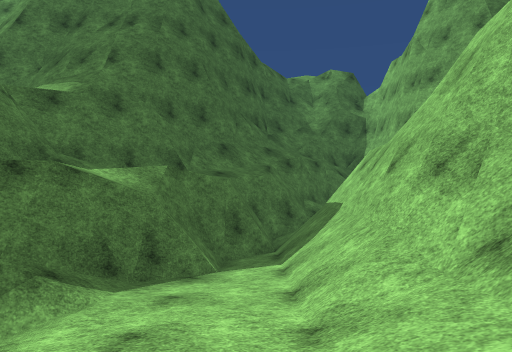
view 1 (above)

15 first-person views from a walk through a 3-D level made in the Unity game engine. The camera is 1.5 m above the floor, tilts 2° down and sees 70° across. The floor is counted in squares, 2 m on a side. Each view is taken from the middle of a square. On the plan, view 1 faces up. The plan holds only what a view shows up to about 11 squares ahead; the rest is blank. The place goes on beyond the plan. The player character is not drawn. Surface patterns are stand-ins for the level's own textures.

view 2
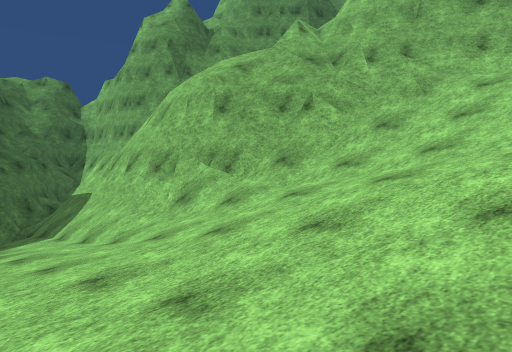

view 3
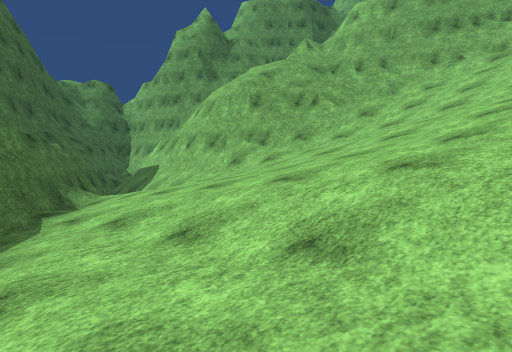

view 4
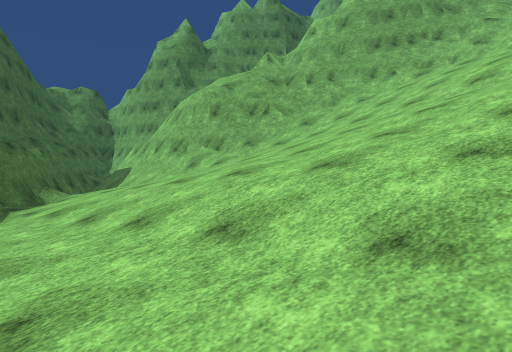

view 5
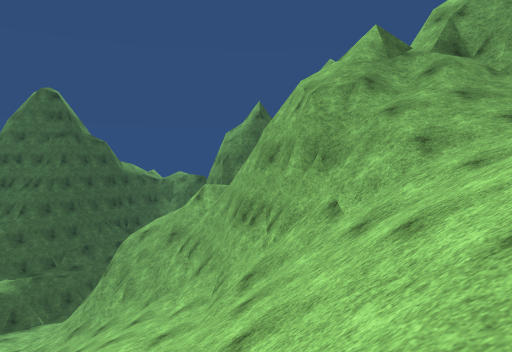

view 6
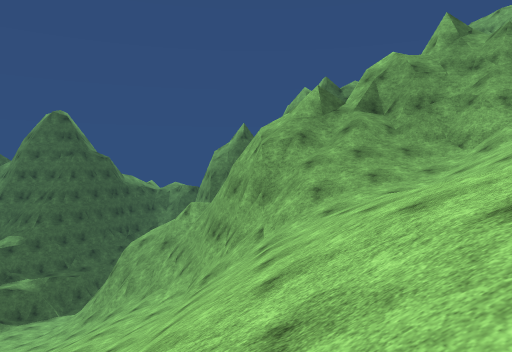

view 7
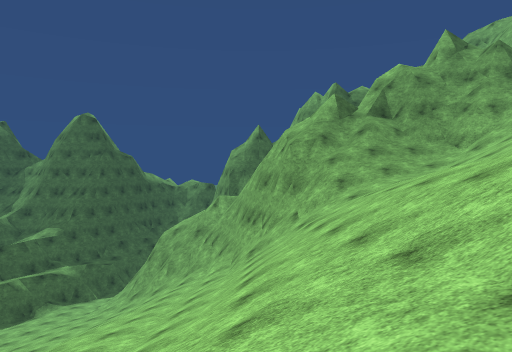

view 8
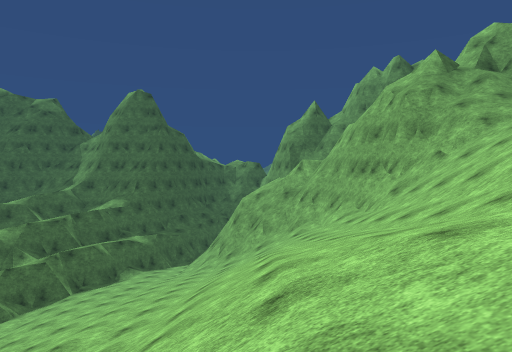

view 9
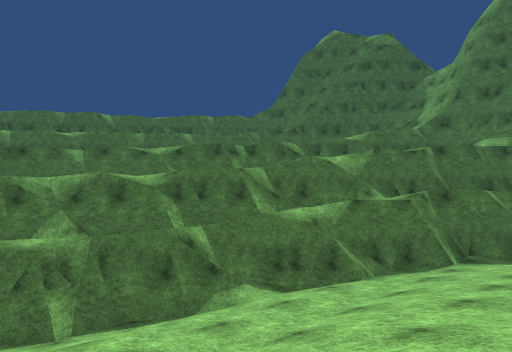

view 10
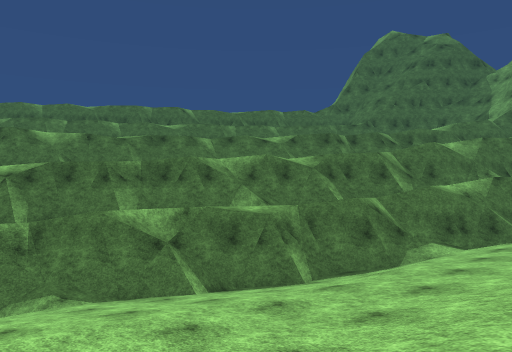

view 11
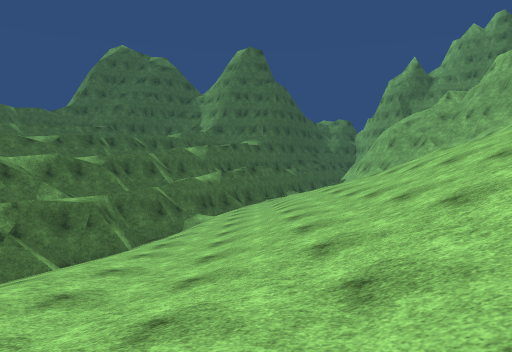

view 12
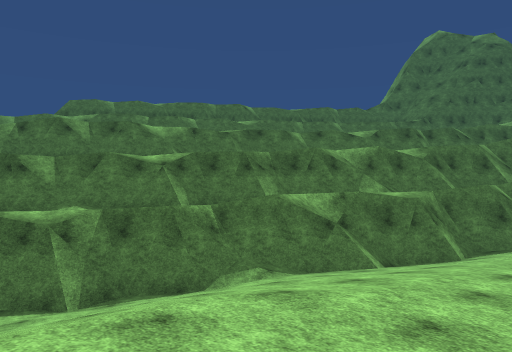

view 13
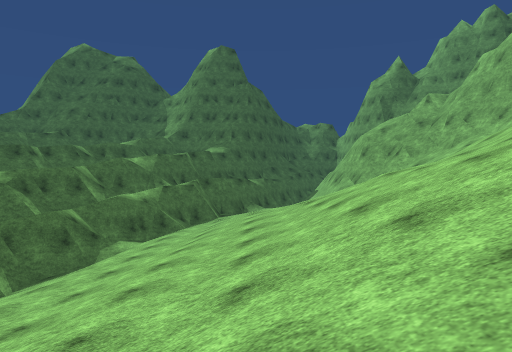

view 14
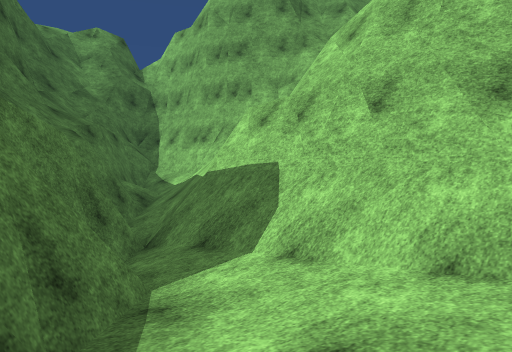

view 15
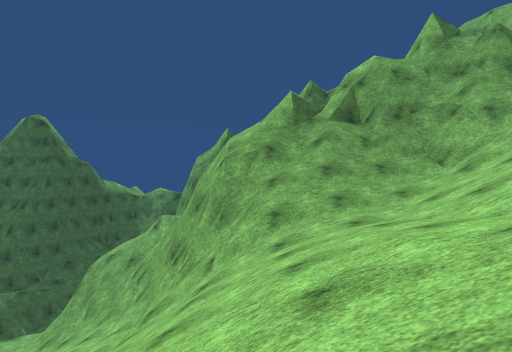

### Floor plan
Key: @ floor where view 1 was taken; # wall or solid block; x gap in a wall; . main floor; : floor 0.75 m higher than the main floor; - floor 0.75 m lower than the main floor; + floor 1.5 m higher than the main floor; * floor 12.75 m higher than the main floor; / step, stairs or slope; = window, fence, low wall or low ledge; ^ raised ledge; v drop or lower ground.
Columns run from 13 left of view 1 to 17 right of it. Each row starts with its distance up from view 1.
  9              ###  v###
  8              #/#
  7             ##/#v
  6             #-/#v
  5            ##-/#v//
  4           ##--/#v//=
  3           #/-.//#//##v
  2          ##/..//#v//#v    #
  1         ##-/.//////##vv##=##
  0        ##//.:@//////#vv=#/##^##
 -1       ##/-/::///////##v///##=##
 -2       ##/-//:////////#v=///=v/
 -3      ##//.///////////#x=///=//
 -4      ##/-.///////////////////
 -5      #//-.///////////////*//
 -6     ##//-.//////////////////
 -7     #///.//////////////////
 -8   #=#//-./:///////////////
 -9   ##///-./:///////////////
-10  ##////../://// /////////
-11  ##////../+///  ////////
-12  #/////.://///   /// ///
-13 ##// /.:::///    //
-14 #/// /:::://     /   /
-15         ::/
-16          +

Positions as (right, up) in squares from view 1, and headings:
1: (0, 0), facing up
2: (-2, -3), facing up-right
3: (-5, -5), facing up-right
4: (-5, -7), facing up-right
5: (8, -9), facing up
6: (9, -12), facing up
7: (8, -14), facing up
8: (4, -14), facing up
9: (-1, -8), facing up-left
10: (-3, -12), facing up-left
11: (-4, -16), facing up
12: (-5, -15), facing up-left
13: (-2, -14), facing up
14: (-2, 3), facing up-right
15: (10, -11), facing up
